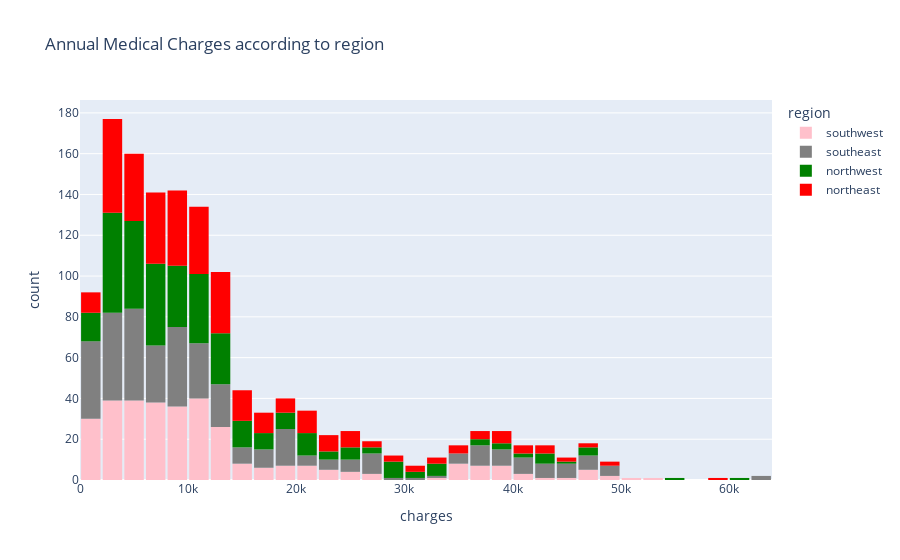

Notebook code for this chart:
### Code cell
fig = px.histogram(medical_df, 
                   x='charges',  
                   color='region', 
                   color_discrete_sequence=['pink', 'grey', 'green', 'red'], 
                   title='Annual Medical Charges according to region')
fig.update_layout(bargap=0.1)
fig.write_html("assets/annual_charges_region.html")
fig.show()

### Figure 1 — Plotly figure (JSON) as saved in the notebook; plotly's stock layout.template omitted (floating-point values rounded to 4 significant figures; data arrays with more than 128 entries replaced by an {"elided": "..."} marker saying what was removed)
{"data": [{"bingroup": "x", "hovertemplate": "region=southwest<br>charges=%{x}<br>count=%{y}<extra></extra>", "legendgroup": "southwest", "marker": {"color": "pink", "pattern": {"shape": ""}}, "name": "southwest", "orientation": "v", "showlegend": true, "type": "histogram", "x": {"elided": "325 float values"}, "xaxis": "x", "yaxis": "y"}, {"bingroup": "x", "hovertemplate": "region=southeast<br>charges=%{x}<br>count=%{y}<extra></extra>", "legendgroup": "southeast", "marker": {"color": "grey", "pattern": {"shape": ""}}, "name": "southeast", "orientation": "v", "showlegend": true, "type": "histogram", "x": {"elided": "364 float values"}, "xaxis": "x", "yaxis": "y"}, {"bingroup": "x", "hovertemplate": "region=northwest<br>charges=%{x}<br>count=%{y}<extra></extra>", "legendgroup": "northwest", "marker": {"color": "green", "pattern": {"shape": ""}}, "name": "northwest", "orientation": "v", "showlegend": true, "type": "histogram", "x": {"elided": "325 float values"}, "xaxis": "x", "yaxis": "y"}, {"bingroup": "x", "hovertemplate": "region=northeast<br>charges=%{x}<br>count=%{y}<extra></extra>", "legendgroup": "northeast", "marker": {"color": "red", "pattern": {"shape": ""}}, "name": "northeast", "orientation": "v", "showlegend": true, "type": "histogram", "x": {"elided": "324 float values"}, "xaxis": "x", "yaxis": "y"}], "layout": {"bargap": 0.1, "barmode": "relative", "legend": {"title": {"text": "region"}, "tracegroupgap": 0}, "title": {"text": "Annual Medical Charges according to region"}, "xaxis": {"anchor": "y", "domain": [0, 1], "title": {"text": "charges"}}, "yaxis": {"anchor": "x", "domain": [0, 1], "title": {"text": "count"}}}}
